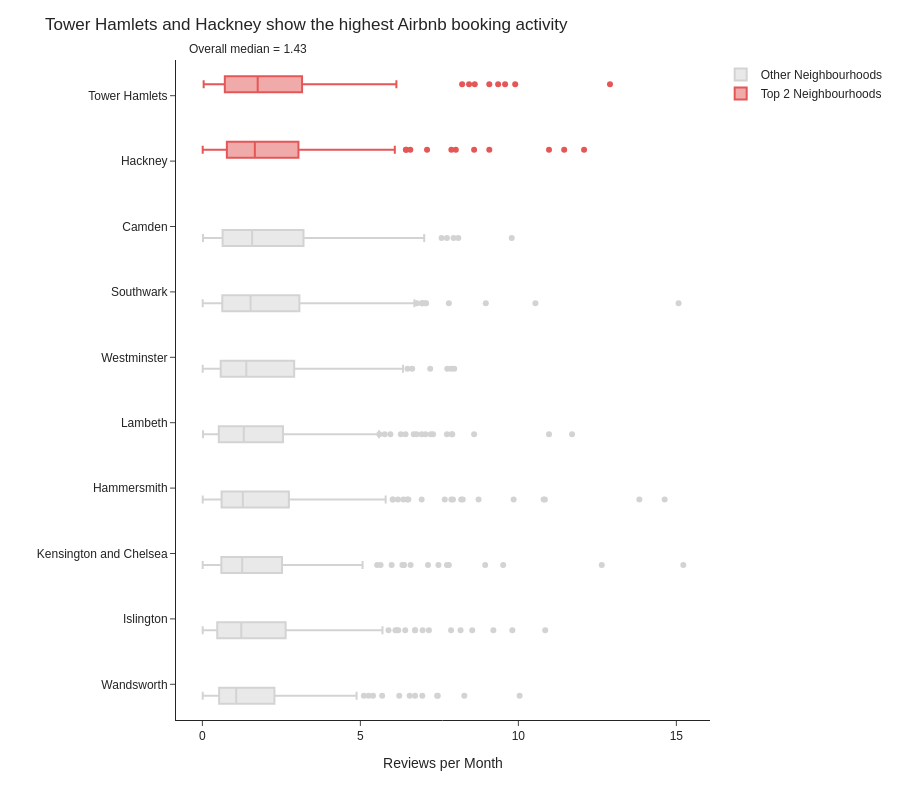

The cell this chart's notebook holds for it:
### Markdown cell above
## Task 2 — Box plot: listing activity by borough

**What to build:** A **horizontal box plot** comparing listing activity (reviews per month) across London boroughs — reviews per month is a proxy for how frequently a listing is booked.

**Requirements:**
- Horizontal orientation (borough names are long)
- Sorted by median reviews per month (most active at top)
- Highlight the **two most active** boroughs in a different colour
- Outliers shown as individual points
- Insight title naming the two busiest boroughs

> 💡 Some listings have zero reviews — these are new or inactive listings. Filter them out with before plotting

### Code cell
# Task 2
# YOUR CODE HERE
import numpy as np
import plotly.express as px

# Filter out listings with zero reviews/month
active_df = df[df['reviews_per_month'] > 0].copy()

# Calculate median reviews per month by neighbourhood
neighbourhood_medians = (
    active_df.groupby('neighbourhood')['reviews_per_month']
    .median()
    .sort_values(ascending=False)
)

# Order neighbourhoods by activity
neighbourhood_order = neighbourhood_medians.index.tolist()

# Top two most active neighbourhoods
top_two = neighbourhood_order[:2]

# Highlight top two
active_df['Highlight'] = np.where(
    active_df['neighbourhood'].isin(top_two),
    'Top 2 Neighbourhoods',
    'Other Neighbourhoods'
)

# Overall median reference line
overall_median = active_df['reviews_per_month'].median()

# Horizontal box plot
fig = px.box(
    active_df,
    x='reviews_per_month',
    y='neighbourhood',
    color='Highlight',
    points='outliers',
    category_orders={
        'neighbourhood': neighbourhood_order
    },
    color_discrete_map={
        'Top 2 Neighbourhoods': '#E45756',
        'Other Neighbourhoods': '#D3D3D3'
    }
)

# Median reference line
fig.add_vline(
    x=overall_median,
    line_dash='dash',
    line_color='black'
)

fig.add_annotation(
    x=overall_median,
    y=1.03,
    yref='paper',
    text=f'Overall median = {overall_median:.2f}',
    showarrow=False
)

fig.update_layout(
    title=f'{top_two[0]} and {top_two[1]} show the highest Airbnb booking activity',
    template='simple_white',
    font=dict(family='Arial'),
    xaxis_title='Reviews per Month',
    yaxis_title='',
    legend_title='',
    height=800
)

fig.show()

### Figure 1 — Plotly figure (JSON) as saved in the notebook; plotly's stock layout.template omitted (floating-point values rounded to 4 significant figures; data arrays with more than 128 entries replaced by an {"elided": "..."} marker saying what was removed)
{"data": [{"alignmentgroup": "True", "boxpoints": "outliers", "hovertemplate": "Highlight=Other Neighbourhoods<br>reviews_per_month=%{x}<br>neighbourhood=%{y}<extra></extra>", "legendgroup": "Other Neighbourhoods", "marker": {"color": "#D3D3D3"}, "name": "Other Neighbourhoods", "notched": false, "offsetgroup": "Other Neighbourhoods", "orientation": "h", "showlegend": true, "type": "box", "x": {"elided": "1984 float values"}, "x0": " ", "xaxis": "x", "y": {"elided": "1984 str values"}, "y0": " ", "yaxis": "y"}, {"alignmentgroup": "True", "boxpoints": "outliers", "hovertemplate": "Highlight=Top 2 Neighbourhoods<br>reviews_per_month=%{x}<br>neighbourhood=%{y}<extra></extra>", "legendgroup": "Top 2 Neighbourhoods", "marker": {"color": "#E45756"}, "name": "Top 2 Neighbourhoods", "notched": false, "offsetgroup": "Top 2 Neighbourhoods", "orientation": "h", "showlegend": true, "type": "box", "x": {"elided": "511 float values"}, "x0": " ", "xaxis": "x", "y": {"elided": "511 str values"}, "y0": " ", "yaxis": "y"}], "layout": {"annotations": [{"showarrow": false, "text": "Overall median = 1.43", "x": 1.43, "y": 1.03, "yref": "paper"}], "boxmode": "group", "font": {"family": "Arial"}, "height": 800, "legend": {"title": {"text": ""}, "tracegroupgap": 0}, "margin": {"t": 60}, "shapes": [{"line": {"color": "black", "dash": "dash"}, "type": "line", "x0": 1.43, "x1": 1.43, "xref": "x", "y0": 0, "y1": 1, "yref": "y domain"}], "title": {"text": "Tower Hamlets and Hackney show the highest Airbnb booking activity"}, "xaxis": {"anchor": "y", "domain": [0, 1], "title": {"text": "Reviews per Month"}}, "yaxis": {"anchor": "x", "categoryarray": ["Wandsworth", "Islington", "Kensington and Chelsea", "Hammersmith", "Lambeth", "Westminster", "Southwark", "Camden", "Hackney", "Tower Hamlets"], "categoryorder": "array", "domain": [0, 1], "title": {"text": ""}}}}
